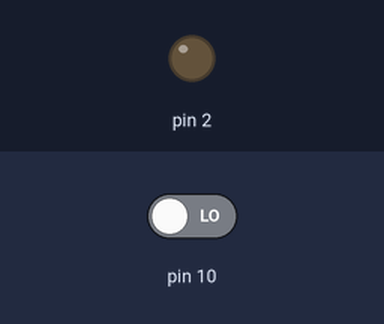
The sketch below on a simulated Arduino Uno, built with avr-gcc and run on an emulated ATmega328P. On the bench: output pins drawn as LEDs (lit = HIGH). The inputs (shaded band) are chosen by the test bench; at power-on: pin 10 LOW.

Above: at 1.2 s.
1.3 s: pin 10 driven HIGH
At 2.3 s:
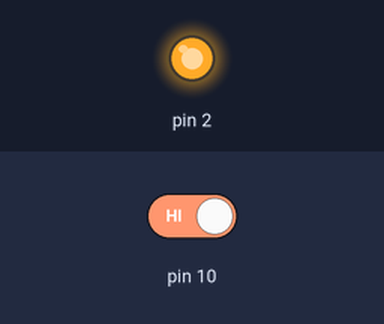
2.8 s: pin 10 driven LOW
At 3.5 s:
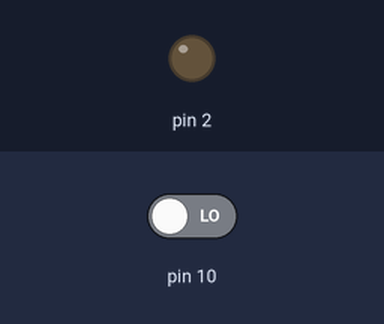
Timing chart, 0 to 5.8 s (numbered marks = the images above; inputs shaded):
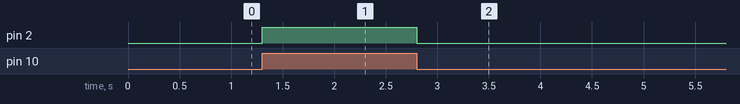

The sketch:

Assignment.ino
```cpp
void setup() {

  DDRB &= !(B00000100);

  DDRD |= B00000100;
}

void loop() {

  if (PINB & B00000100) {
    PORTD |= B00000100;
  } else {
    PORTD &= !(B00000100);
  }
}
```

Measured:
- after the input at 1.3 s, pin 2: LOW → HIGH at once
- after the input at 2.8 s, pin 2: HIGH → LOW at once
